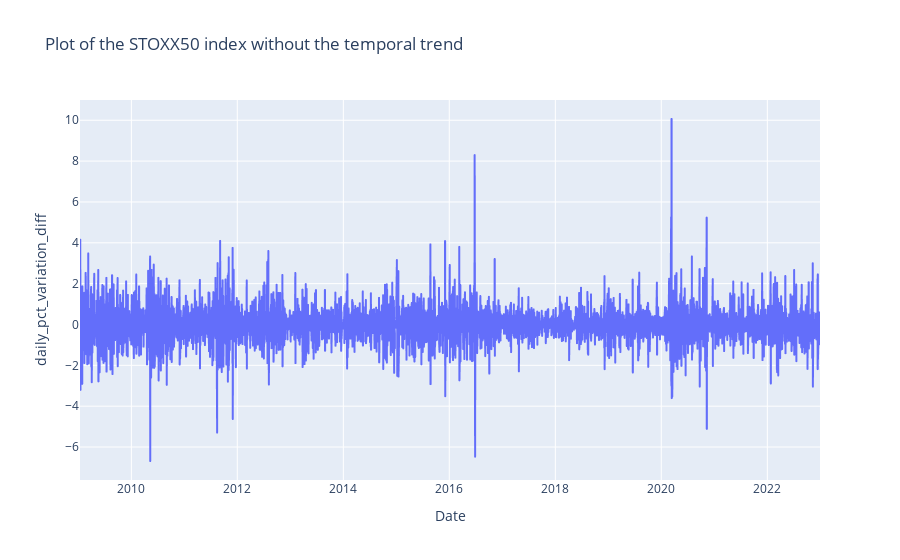

This figure's notebook cell:
### Markdown cell above
Visualisation of the time serie :

### Code cell
fig = px.line(stoxx50_data, x="Date", y="daily_pct_variation_diff", title="Plot of the STOXX50 index without the temporal trend")
fig.show()

### Figure 1 — Plotly figure (JSON) as saved in the notebook; plotly's stock layout.template omitted (floating-point values rounded to 4 significant figures; data arrays with more than 128 entries replaced by an {"elided": "..."} marker saying what was removed)
{"data": [{"hovertemplate": "Date=%{x}<br>daily_pct_variation_diff=%{y}<extra></extra>", "legendgroup": "", "line": {"color": "#636efa", "dash": "solid"}, "marker": {"symbol": "circle"}, "mode": "lines", "name": "", "showlegend": false, "type": "scattergl", "x": {"elided": "3508 str values"}, "xaxis": "x", "y": {"elided": "3508 float values"}, "yaxis": "y"}], "layout": {"autosize": true, "legend": {"tracegroupgap": 0}, "title": {"text": "Plot of the STOXX50 index without the temporal trend"}, "xaxis": {"anchor": "y", "autorange": true, "domain": [0, 1], "range": ["2009-01-12", "2022-12-30"], "title": {"text": "Date"}, "type": "date"}, "yaxis": {"anchor": "x", "autorange": true, "domain": [0, 1], "range": [-7.615, 10.99], "title": {"text": "daily_pct_variation_diff"}, "type": "linear"}}}
